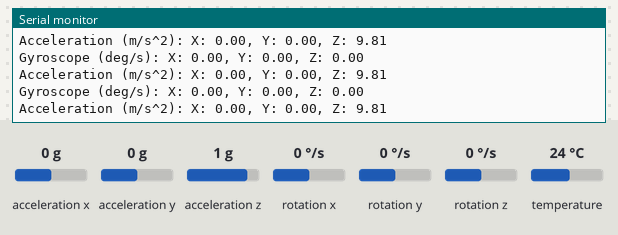
The sketch below on a simulated Arduino Leonardo, built with avr-gcc and run on an emulated ATmega32U4. Shown: the last lines printed to the serial monitor. The inputs (shaded band) are chosen by the test bench; at power-on: acceleration x 0 g, acceleration y 0 g, acceleration z 1 g, rotation x 0 °/s, rotation y 0 °/s, rotation z 0 °/s, temperature 24 °C.

Above: at 1.3 s.
1.4 s: acceleration x set to 0.9 g
At 2.4 s:
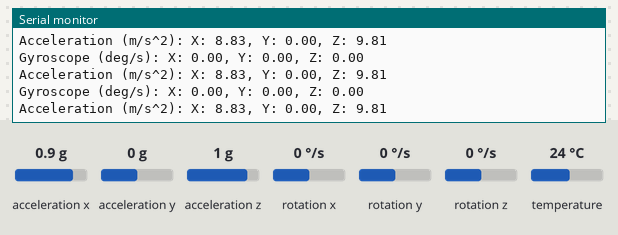
2.9 s: acceleration x set to 1.2 g
At 4.0 s:
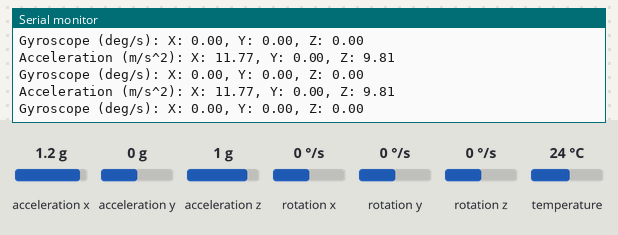
8.9 s: acceleration y set to -0.8 g
At 9.6 s:
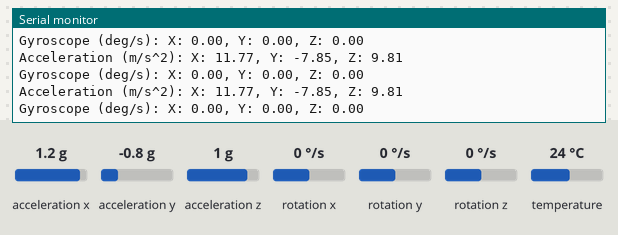
11.9 s: acceleration z set to 1.2 g
At 13.0 s:
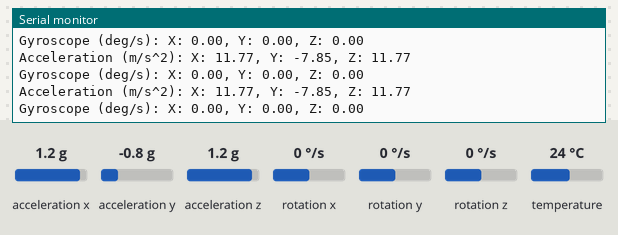
Timing chart, 0 to 14.9 s (numbered marks = the images above; inputs shaded):
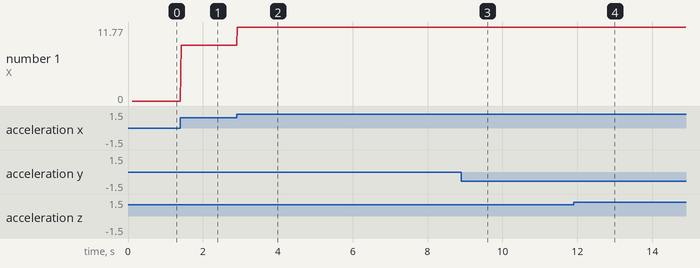

Measured:
- the behaviour switches between 1 and 1.1 g on acceleration x (found by bisection; images 1 and 2)
- after the input at 1.4 s, the serial monitor: prints a new line at once (image 1)
- after the input at 2.9 s, the serial monitor: prints a new line at once (image 2)
- after the input at 8.9 s, the serial monitor: prints a new line at once (image 3)
- after the input at 11.9 s, the serial monitor: prints a new line at once (image 4)
- plotted number 1: 0 → 8.83 after the input at 1.4 s, 8.83 → 11.77 after the input at 2.9 s

The sketch:

sketch_mar06a.ino
```cpp
#include <Adafruit_MPU6050.h>
#include <Adafruit_Sensor.h>
#include <Wire.h>

Adafruit_MPU6050 mpu;

void setup(void) {
  Serial.begin(115200);
  while (!Serial)
    delay(10); // will pause Zero, Leonardo, etc until serial console opens

  Serial.println("Adafruit MPU6050 test!");

  // Try to initialize!
  if (!mpu.begin()) {
    Serial.println("Failed to find MPU6050 chip");
    while (1) {
      delay(10);
    }
  }
  Serial.println("MPU6050 Found!");

  //setupt motion detection
  mpu.setHighPassFilter(MPU6050_HIGHPASS_0_63_HZ);
  mpu.setMotionDetectionThreshold(1);
  mpu.setMotionDetectionDuration(20);
  mpu.setInterruptPinLatch(true);  // Keep it latched.  Will turn off when reinitialized.
  mpu.setInterruptPinPolarity(true);
  mpu.setMotionInterrupt(true);

  Serial.println("");
  delay(100);
}

void loop() {

  if(mpu.getMotionInterruptStatus()) {
    /* Get new sensor events with the readings */
    sensors_event_t a, g, temp;
    mpu.getEvent(&a, &g, &temp);

    /* Print out the values */
    Serial.print("Acceleration (m/s^2): ");
    Serial.print("X: "); Serial.print(a.acceleration.x);
    Serial.print(", Y: "); Serial.print(a.acceleration.y);
    Serial.print(", Z: "); Serial.println(a.acceleration.z);

    Serial.print("Gyroscope (deg/s): ");
    Serial.print("X: "); Serial.print(g.gyro.x);
    Serial.print(", Y: "); Serial.print(g.gyro.y);
    Serial.print(", Z: "); Serial.println(g.gyro.z);
  }

  delay(10);
}
```
